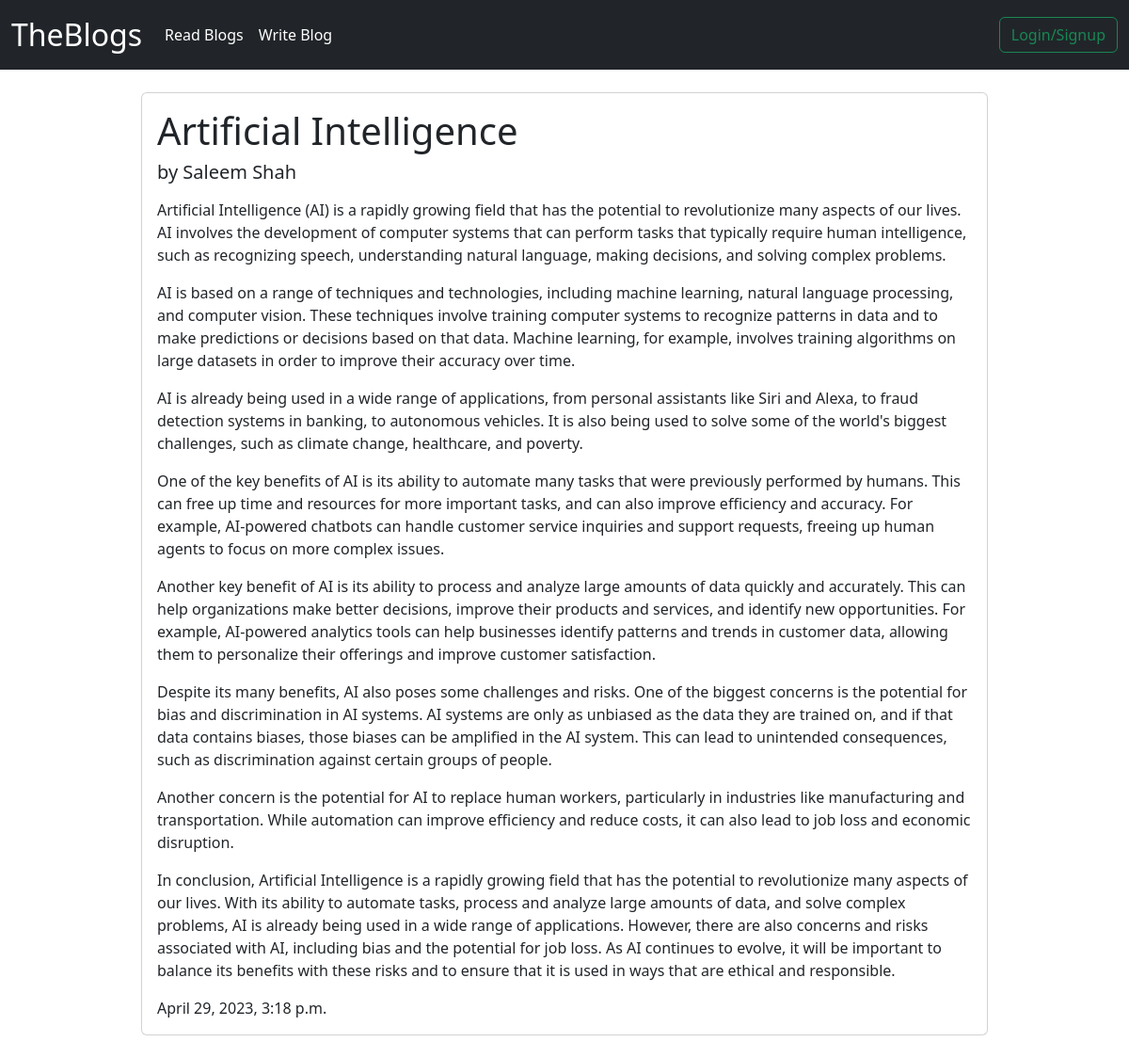
Page /blogs/4 on the committed database.
### Blogs/models.py (models this page shows)
class BlogModel(models.Model):
    blog_heading = models.CharField(max_length=200)
    blog_author = models.ForeignKey(User, on_delete=models.CASCADE)     # Using User model as foreign key here
    blog_content = models.TextField()
    created_at = models.DateTimeField(auto_now_add=True)    # Whenever blog is created, data and time at that moment will be added automatically

### Blogs/views.py (the view)
# urls.py: path('blogs/<blog_id>', views.complete_blog)
def complete_blog(request, blog_id):
    blog = models.BlogModel.objects.get(id=blog_id)
    data = {
        'blog' : blog
    }
    return render(request, 'completeblog.html', data)

### Template/completeblog.html
{% include 'header.html' %}
<div class="card w-75 mx-auto my-4">
    <div class="card-body">
      <h1 class="card-title">{{blog.blog_heading}}</h1>
      <h5 class="card-title">by {{blog.blog_author.first_name | title}} {{blog.blog_author.last_name | title}}</h5>
      <p class="card-text">{{blog.blog_content | linebreaks}}</p>
      <p class="card-text">{{blog.created_at}}</p>
    </div>
</div>
{% include 'footer.html' %}

### rows in the picture
BlogModel: blog_heading "Artificial Intelligence", blog_author.first_name "Saleem", blog_author.last_name "Shah", blog_content "Artificial Intelligence (AI) is a rapidly growing field that has the potential to revolutionize many aspects of our lives. AI involves the development of computer systems that can perform tasks that typically require human intelligence, such as recognizing speech, understanding natural language, making decisions, and solving complex problems. AI is based on a range of techniques and technologies, including machine learning, natural language processing, and computer vision. These techniques involve training computer systems to recognize patterns in data and to make predictions or decisions based on that data. Machine learning, for example, involves training algorithms on large datasets in…", created_at "April 29, 2023, 3:18 p.m."
